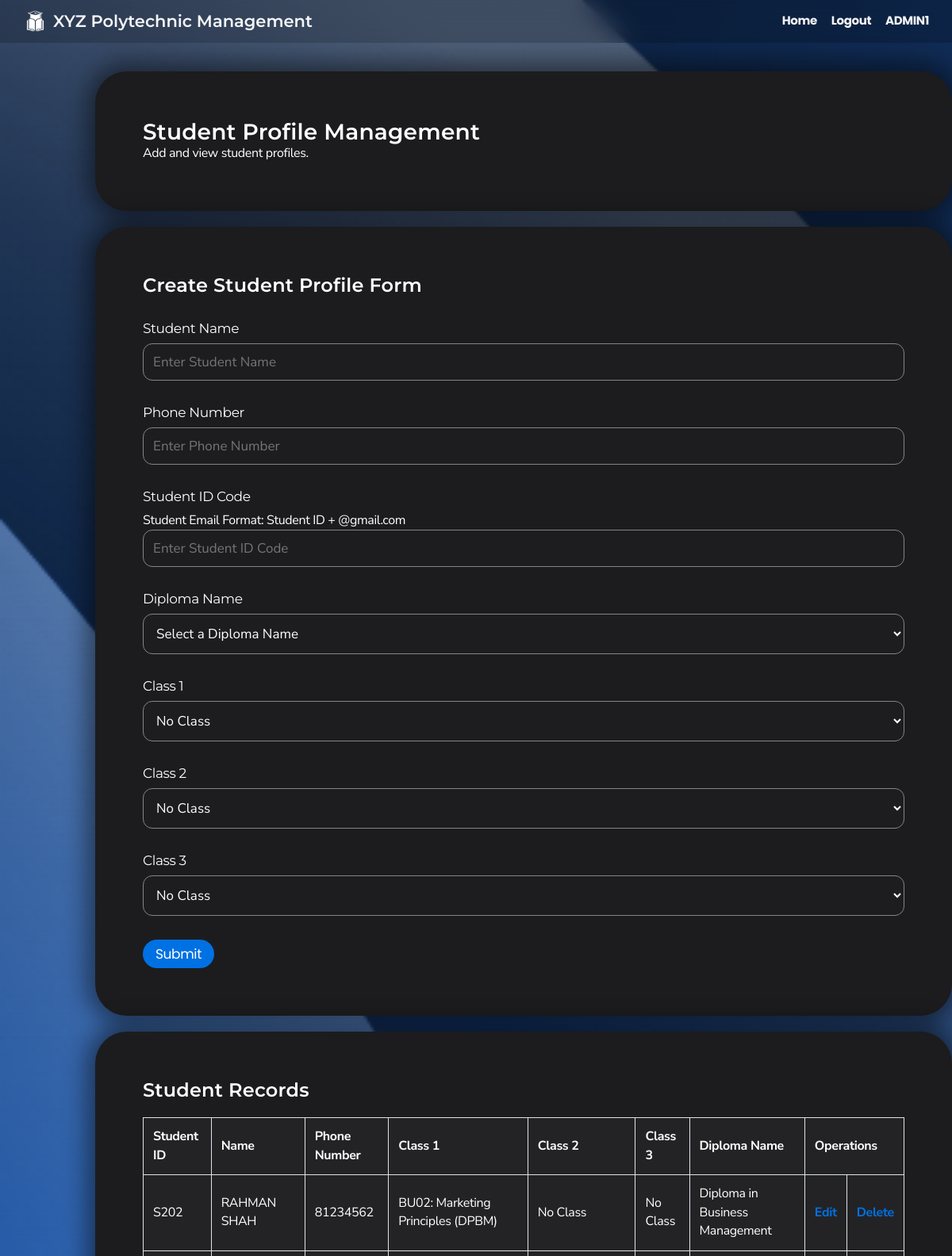
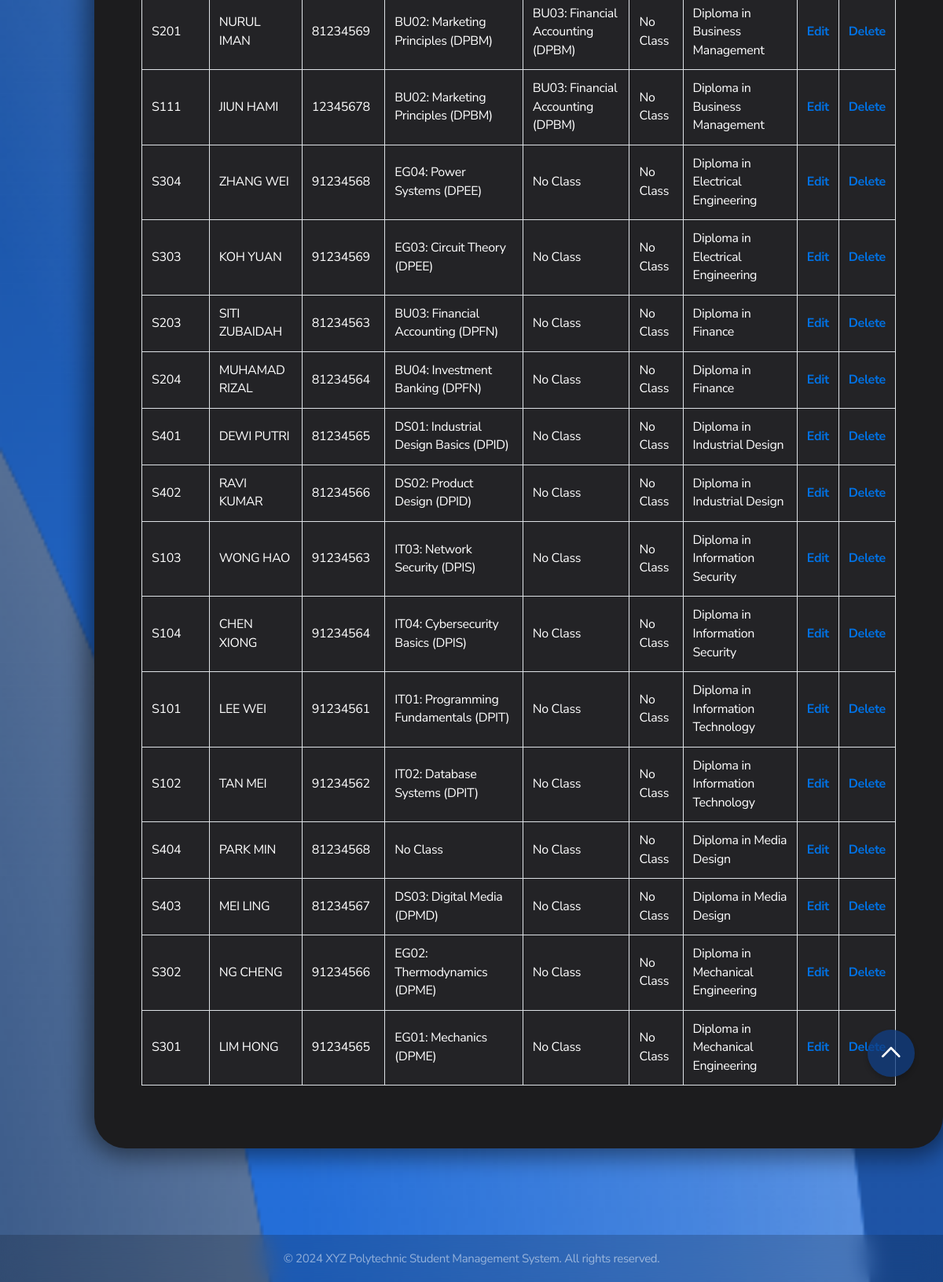
/CRUD1/admin_create_stu_recordform.php (signed in), run on the app's committed database (2 pictures, top to bottom).
### tables this page shows
CREATE TABLE `user` (
  `identification_code` varchar(4) NOT NULL,
  `email` varchar(50) NOT NULL,
  `password` varchar(255) NOT NULL,
  `role_id` int(3) NOT NULL,
  `phone_number` int(8) NOT NULL,
  `full_name` varchar(50) NOT NULL,
  `login_tracker` int(255) NOT NULL
);

CREATE TABLE `diploma` (
  `diploma_code` varchar(5) NOT NULL,
  `diploma_name` varchar(50) NOT NULL,
  `school_code` varchar(3) NOT NULL
);

### CRUD1/admin_create_stu_recordform.php (the view, shortened to what this page needs)
<?php
$con = mysqli_connect("localhost", "root", "", "xyz polytechnic");
$full_name = isset($_SESSION['session_full_name']) ? $_SESSION['session_full_name'] : "";
?>
<!DOCTYPE html>
<html lang="en">
<head>
    <link rel="stylesheet" href="/SWAP/styles.css">
</head>
<body>
    <div class="navbar">
        <div class="navbar-brand">
            <img src="../logo.png" alt="XYZ Polytechnic Logo" class="school-logo">
            <h1>XYZ Polytechnic Management</h1>
        </div>
        <nav>
            <a href="../admin_dashboard.php">Home</a>
            <a href="../logout.php">Logout</a>
            <a><?php echo htmlspecialchars($full_name); ?></a>
        </nav>
    </div>
    <div class="container">
        <div class="card">
            <h2>Student Profile Management</h2>
            <p>Add and view student profiles.</p>
        </div>
        <div class="card">
            <h3>Create Student Profile Form</h3>
            <form method="POST" action="admin_create_stu_record.php">
                <div class="form-group">
                    <label class="label" for="student_name">Student Name</label>
                    <input type="text" name="student_name" placeholder="Enter Student Name" maxlength="255" required>
                </div>
                <div class="form-group">
                    <label class="label" for="phone_number">Phone Number</label>
                    <input type="text" name="phone_number" placeholder="Enter Phone Number" maxlength="8" required>
                </div>
                <div class="form-group">
                    <label class="label" for="student_id_code">Student ID Code</label>
                    <p>Student Email Format: Student ID + @gmail.com</p>
                    <input type="text" name="student_id_code" placeholder="Enter Student ID Code" maxlength="4" required>
                </div>
                <div class="form-group">
                    <label class="label" for="diploma_code">Diploma Name</label>
                    <select name="diploma_code" required>
                        <option value="" disabled selected>Select a Diploma Name</option>
                    </select>
                </div>
                <div class="form-group">
                    <label class="label" for="class_code_1">Class 1</label>
                    <select name="class_code_1">
                        <option value="" selected>No Class</option>
                    </select>
                </div>
                <div class="form-group">
                    <label class="label" for="class_code_2">Class 2</label>
                    <select name="class_code_2">
                        <option value="" selected>No Class</option>
                    </select>
                </div>
                <div class="form-group">
                    <label class="label" for="class_code_3">Class 3</label>
                    <select name="class_code_3">
                        <option value="" selected>No Class</option>
                    </select>
                </div>
                <button type="submit">Submit</button>
            </form>
        </div>
        <div class="card">
            <h3>Student Records</h3>
            <button id="scrollToTop" class="button" onclick="scroll_to_top()"><img src="../scroll_up.png" alt="Scroll to top"></button>
            <?php
            $stmt = $con->prepare("
                SELECT
                    u.identification_code,
                    u.full_name,
                    u.phone_number,
                    s.class_code,
                    co.course_name,
                    d.diploma_code,
                    d.diploma_name
                FROM
                    user u
                JOIN
                    student s ON u.identification_code = s.identification_code
                JOIN
                    diploma d ON s.diploma_code = d.diploma_code
                LEFT JOIN
                    class c ON s.class_code = c.class_code
                LEFT JOIN
                    course co ON c.course_code = co.course_code
            ");
            $stmt->execute();
            $result = $stmt->get_result();
            $students = [];
            while ($row = $result->fetch_assoc()) {
                $student_id = $row['identification_code'];
                if (!isset($students[$student_id])) {
                    $students[$student_id] = [
                        'identification_code' => $row['identification_code'],
                        'full_name' => $row['full_name'],
                        'phone_number' => $row['phone_number'],
                        'diploma_code' => $row['diploma_code'],
                        'diploma_name' => $row['diploma_name'],
                        'class_code_1' => null,
                        'class_code_2' => null,
                        'class_code_3' => null
                    ];
                }
                if (empty($students[$student_id]['class_code_1']) && !empty($row['class_code'])) {
                    $students[$student_id]['class_code_1'] = $row['class_code'] . ": " . $row['course_name'] . " (" . $row['diploma_code'] . ")";
                }
                elseif (empty($students[$student_id]['class_code_2']) && !empty($row['class_code'])) {
                    $students[$student_id]['class_code_2'] = $row['class_code'] . ": " . $row['course_name'] . " (" . $row['diploma_code'] . ")";
                }
                elseif (empty($students[$student_id]['class_code_3']) && !empty($row['class_code'])) {
                    $students[$student_id]['class_code_3'] = $row['class_code'] . ": " . $row['course_name'] . " (" . $row['diploma_code'] . ")";
                }
            }
            echo '<table border="1" bgcolor="white" align="center">';
            echo '<tr>
                    <th>Student ID</th>
                    <th>Name</th>
                    <th>Phone Number</th>
                    <th>Class 1</th>
                    <th>Class 2</th>
                    <th>Class 3</th>
                    <th>Diploma Name</th>
                    <th colspan="2">Operations</th>
                </tr>';
            foreach ($students as $student) {
                if (preg_match('/^S\d{3}$/', $student['identification_code'])) {
                    echo '<tr>';
                    echo '<td>' . htmlspecialchars($student['identification_code']) . '</td>';
                    echo '<td>' . htmlspecialchars($student['full_name']) . '</td>';
                    echo '<td>' . htmlspecialchars($student['phone_number']) . '</td>';
                    echo '<td>' . (!empty($student['class_code_1']) ? htmlspecialchars($student['class_code_1']) : 'No Class') . '</td>';
                    echo '<td>' . (!empty($student['class_code_2']) ? htmlspecialchars($student['class_code_2']) : 'No Class') . '</td>';
                    echo '<td>' . (!empty($student['class_code_3']) ? htmlspecialchars($student['class_code_3']) : 'No Class') . '</td>';
                    echo '<td>' . htmlspecialchars($student['diploma_name']) . '</td>';
                    echo '<td> <a href="admin_update_stu_recordform.php?student_id=' . htmlspecialchars($student['identification_code']) . '">Edit</a> </td>';
                    echo "<td><a href='#' onclick='confirmDelete(\"" . htmlspecialchars($student['identification_code']) . "\", \"" . urlencode($_SESSION['csrf_token']) . "\")'>Delete</a></td>";
                    echo '</tr>';
                }
            }
            echo '</table>';
            ?>
        </div>
    </div>
    <footer class="footer">
        <p>&copy; 2024 XYZ Polytechnic Student Management System. All rights reserved.</p>
    </footer>
</body>
</html>

### styles.css (style rules this page uses)
* { margin: 0; padding: 0; box-sizing: border-box; }
body { font-family: 'Nunito Sans', sans-serif; line-height: 1.47059; font-weight: 400; letter-spacing: -.022em; background-image: url('background.png'); background-size: cover; background-position: center; background-repeat: no-repeat; background-attachment: fixed; background-color: #1c1c1e; color: #ffffff; min-height: 100vh; display: flex; flex-direction: column; -webkit-font-smoothing: antialiased; }
h1, h2, h3, h4, h5, h6 { font-family: 'Montserrat', sans-serif; font-weight: 600; }
h1 { font-size: 40px; line-height: 1.1; letter-spacing: 0; }
h2 { font-size: 28px; line-height: 1.14286; letter-spacing: .007em; }
h3 { font-size: 24px; line-height: 1.16667; letter-spacing: .009em; }
button, .button { font-family: 'Poppins', sans-serif; background-color: #0071e3; color: #fff; font-size: 17px; line-height: 1.17648; font-weight: 400; letter-spacing: -.022em; padding: 8px 16px; border-radius: 980px; border: none; cursor: pointer; transition: all 0.3s ease; }
a { color: #0071e3; margin-top: 20px; text-decoration: none; font-weight: bold; }
.navbar { background: #0000002d; backdrop-filter: saturate(100%) blur(15px); position: fixed; top: 0px; left: 0; right: 0; z-index: 9999; height: 54px; display: flex; align-items: center; justify-content: space-between; padding: 0 22px; }
.navbar-brand { display: flex; align-items: center; }
.navbar-brand h1 { color: #f5f5f7; font-size: 21px; margin: 0; }
.navbar a { font-family: 'Poppins', sans-serif; color: #f5f5f7; font-size: 15px; text-decoration: none; padding: 0 7px; opacity: 1; transition: opacity 0.3s; }
.school-logo { height: 45px; width: 45px; }
.container { max-width: 1080px; justify-content: center; align-items: center; min-height: calc(90vh - 44px - 57px); width: 90%; margin: 30px auto; padding: 60px; }
.card { background: #1c1c1e; border-radius: 40px; padding: 60px; margin-bottom: 20px; box-shadow: 0 0 30px 10px rgba(0, 0, 0, 0.485); transition: transform 0.3s ease, box-shadow 0.3s ease; width: 1080px; }
.form-group { margin-top:30px; margin-bottom: 30px; }
.label { font-family: 'Montserrat', sans-serif; display: block; font-size: 17px; line-height: 1.23536; font-weight: 400; letter-spacing: -.022em; margin-bottom: 8px; color: #ffffff; }
input[type="text"], input[type="email"], input[type="password"], input[type="date"], select, textarea { font-family: 'Nunito Sans', sans-serif; width: 100%; padding: 12px; font-size: 17px; line-height: 1.23536; border: 1.6px solid #858585; border-radius: 12px; background-color: #1d1d1f; color: #ffffff; transition: border-color 0.3s ease; }
table { width: 100%; border: 1px solid #ffffff; border-collapse: collapse; margin-bottom: 20px; margin-top: 20px; }
table th, table td { font-family: 'Nunito Sans', sans-serif; padding: 12px; border: 1px solid #dee2e6; text-align: left; background: #232326; }
.footer { padding: 20px; text-align: center; font-size: 15px; line-height: 1.33337; margin-top: auto; background: #0000002d; backdrop-filter: saturate(100%) blur(15px); color: rgba(255, 255, 255, 0.5); }
#scrollToTop { position: fixed; top: 90%; right: 3%; z-index: 1000; width: 60px; height: 60px; background-color: #113f84c2; color: #fff; border-radius: 50%; box-shadow: 0 4px 6px rgba(0, 0, 0, 0.2); transition: all 0.3s ease; border: none; display: flex; align-items: center; justify-content: center; cursor: pointer; }
#scrollToTop img { width: 30px; height: auto; pointer-events: none; }

### data on the page
user: identification_code "S404", full_name "PARK MIN", phone_number "81234568", shows "No Class", diploma.diploma_name "Diploma in Media Design"

### other printed values
$full_name "ADMIN1"
$student['identification_code'] "S202"
$student['full_name'] "RAHMAN SHAH"
$student['phone_number'] "81234562"
$student['class_code_1'] "BU02: Marketing Principles (DPBM)"
$student['diploma_name'] "Diploma in Business Management"
$student['identification_code'] "S201"
$student['full_name'] "NURUL IMAN"
$student['phone_number'] "81234569"
$student['class_code_2'] "BU03: Financial Accounting (DPBM)"
$student['identification_code'] "S111"
$student['full_name'] "JIUN HAMI"
$student['phone_number'] "12345678"
$student['identification_code'] "S304"
$student['full_name'] "ZHANG WEI"
